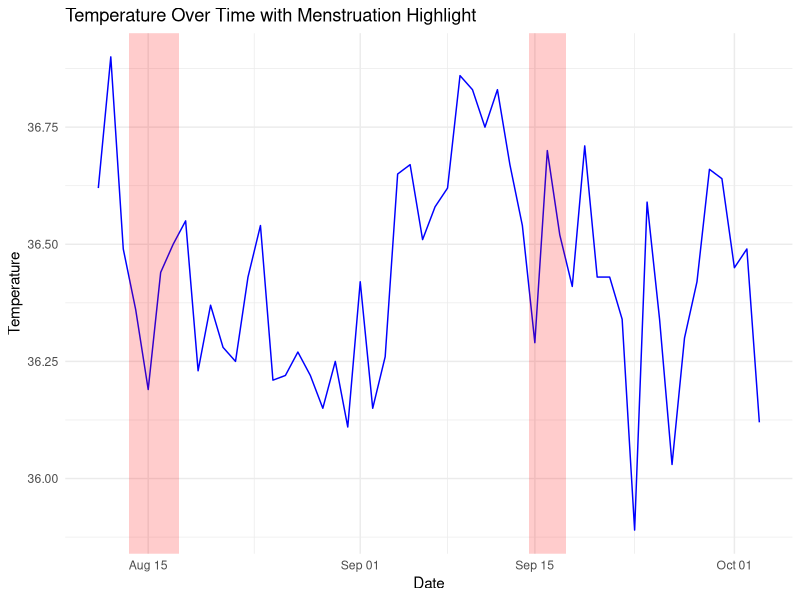

Write the R code that produced this figure.
## ---- chunk 1
library(tidyverse)
## ---- chunk 2
data <- read_csv("../samples/NaturalCycle.csv") %>% mutate(Date = as.Date(Date))
## ---- chunk 3
ggplot(data, aes(x = Date, y = Temperature)) +
  geom_line(color = "blue") +
  geom_rect(data = data %>% filter(Menstruation == "MENSTRUATION"),
            aes(xmin = Date - 0.5, xmax = Date + 0.5, ymin = -Inf, ymax = Inf),
            fill = "red", alpha = 0.2, inherit.aes = FALSE) +
  labs(title = "Temperature Over Time with Menstruation Highlight",
       x = "Date",
       y = "Temperature") +
  theme_minimal()
